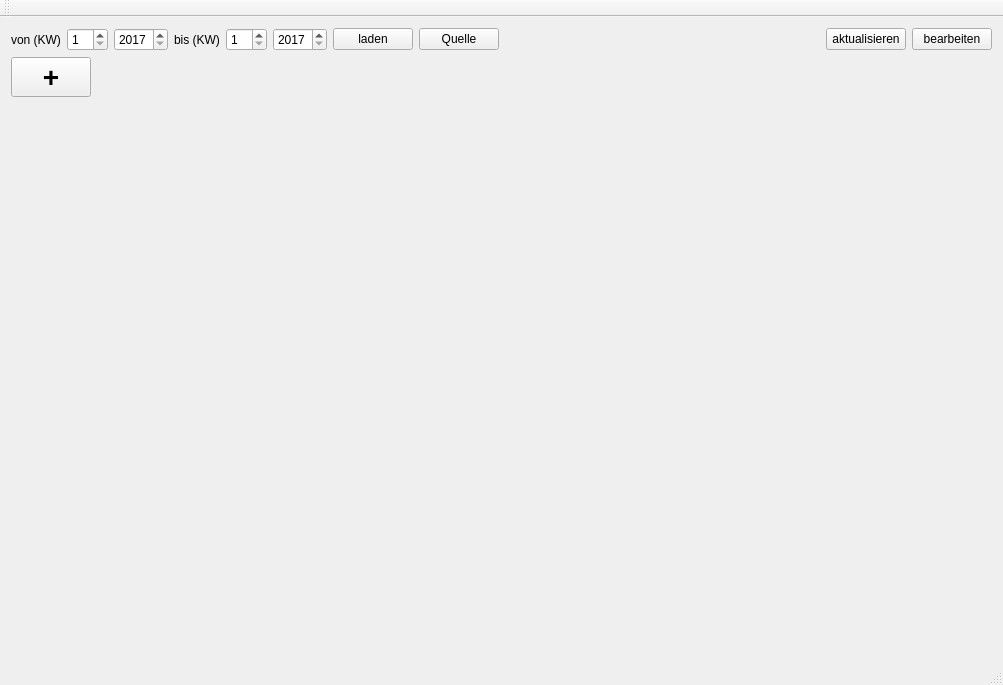
<?xml version="1.0" encoding="UTF-8"?>
<ui version="4.0">
 <class>MainWindow</class>
 <widget class="QMainWindow" name="MainWindow">
  <property name="geometry">
   <rect>
    <x>0</x>
    <y>0</y>
    <width>1003</width>
    <height>685</height>
   </rect>
  </property>
  <property name="windowTitle">
   <string>ProjectManagement v.0.0</string>
  </property>
  <widget class="QWidget" name="centralWidget">
   <layout class="QVBoxLayout" name="verticalLayout_2">
    <item>
     <layout class="QHBoxLayout" name="horizontalLayout">
      <property name="topMargin">
       <number>0</number>
      </property>
      <item>
       <widget class="QLabel" name="label">
        <property name="text">
         <string>von (KW)</string>
        </property>
       </widget>
      </item>
      <item>
       <widget class="QSpinBox" name="sb_from_kw">
        <property name="minimum">
         <number>1</number>
        </property>
        <property name="maximum">
         <number>53</number>
        </property>
       </widget>
      </item>
      <item>
       <widget class="QSpinBox" name="sb_from_year">
        <property name="minimum">
         <number>2017</number>
        </property>
        <property name="maximum">
         <number>2027</number>
        </property>
       </widget>
      </item>
      <item>
       <widget class="QLabel" name="label_2">
        <property name="text">
         <string>bis (KW)</string>
        </property>
       </widget>
      </item>
      <item>
       <widget class="QSpinBox" name="sb_to_kw">
        <property name="minimum">
         <number>1</number>
        </property>
        <property name="maximum">
         <number>53</number>
        </property>
       </widget>
      </item>
      <item>
       <widget class="QSpinBox" name="sb_to_year">
        <property name="minimum">
         <number>2017</number>
        </property>
        <property name="maximum">
         <number>2027</number>
        </property>
       </widget>
      </item>
      <item>
       <widget class="QPushButton" name="pb_new_sector">
        <property name="text">
         <string>laden</string>
        </property>
       </widget>
      </item>
      <item>
       <widget class="QPushButton" name="pb_source">
        <property name="text">
         <string>Quelle</string>
        </property>
       </widget>
      </item>
      <item>
       <spacer name="horizontalSpacer_2">
        <property name="orientation">
         <enum>Qt::Horizontal</enum>
        </property>
        <property name="sizeHint" stdset="0">
         <size>
          <width>40</width>
          <height>20</height>
         </size>
        </property>
       </spacer>
      </item>
      <item>
       <widget class="QPushButton" name="pb_reload">
        <property name="text">
         <string>aktualisieren</string>
        </property>
       </widget>
      </item>
      <item>
       <widget class="QPushButton" name="pb_edit">
        <property name="text">
         <string>bearbeiten</string>
        </property>
       </widget>
      </item>
     </layout>
    </item>
    <item>
     <layout class="QVBoxLayout" name="mainContainer">
      <item>
       <layout class="QHBoxLayout" name="barLayout"/>
      </item>
     </layout>
    </item>
    <item>
     <layout class="QHBoxLayout" name="horizontalLayout_3">
      <property name="rightMargin">
       <number>20</number>
      </property>
      <item>
       <layout class="QVBoxLayout" name="verticalLayout">
        <item>
         <widget class="QPushButton" name="pb_new">
          <property name="font">
           <font>
            <pointsize>21</pointsize>
            <weight>75</weight>
            <italic>false</italic>
            <bold>true</bold>
           </font>
          </property>
          <property name="text">
           <string>+</string>
          </property>
         </widget>
        </item>
        <item>
         <spacer name="verticalSpacer">
          <property name="orientation">
           <enum>Qt::Vertical</enum>
          </property>
          <property name="sizeHint" stdset="0">
           <size>
            <width>20</width>
            <height>40</height>
           </size>
          </property>
         </spacer>
        </item>
       </layout>
      </item>
      <item>
       <spacer name="horizontalSpacer">
        <property name="orientation">
         <enum>Qt::Horizontal</enum>
        </property>
        <property name="sizeHint" stdset="0">
         <size>
          <width>40</width>
          <height>20</height>
         </size>
        </property>
       </spacer>
      </item>
     </layout>
    </item>
   </layout>
  </widget>
  <widget class="QMenuBar" name="menuBar">
   <property name="geometry">
    <rect>
     <x>0</x>
     <y>0</y>
     <width>1003</width>
     <height>21</height>
    </rect>
   </property>
  </widget>
  <widget class="QToolBar" name="mainToolBar">
   <attribute name="toolBarArea">
    <enum>TopToolBarArea</enum>
   </attribute>
   <attribute name="toolBarBreak">
    <bool>false</bool>
   </attribute>
  </widget>
  <widget class="QStatusBar" name="statusBar"/>
 </widget>
 <layoutdefault spacing="6" margin="11"/>
 <resources/>
 <connections/>
</ui>
